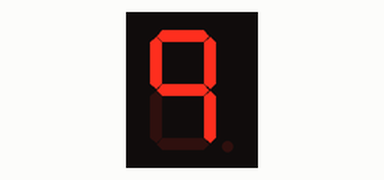
Simulated run of this sketch. Board: Arduino Uno, built with avr-gcc and run on an emulated ATmega328P. Shown: 1-digit seven-segment display. Wiring (inferred from the names in the program): 1-digit 7-segment display, segments lit when HIGH: segments pin 1, pin 2, pin 3, pin 4, pin 5, pin 6, pin 7. The segment pins are drawn as the display they are named for.

Above: at 0.1 s.
At 0.6 s:
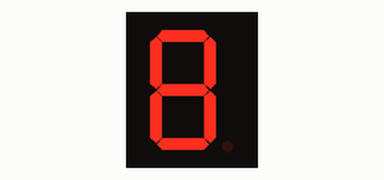
At 1.1 s:
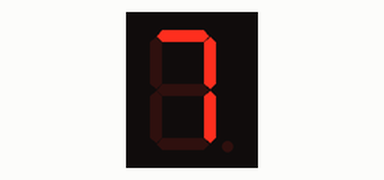
At 2.1 s:
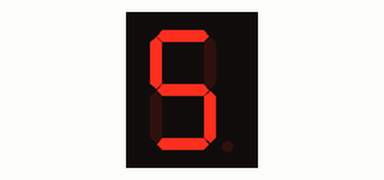
At 3.1 s:
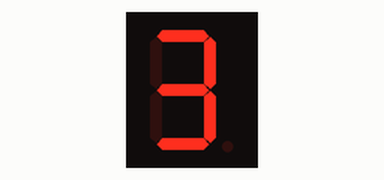
At 4.1 s:
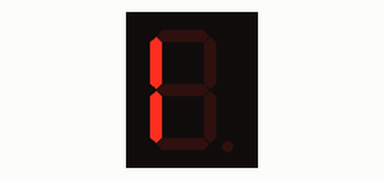

The sketch:

scroll_display.ino
```cpp
int a = 1;
int b = 2;
int c = 3;
int d = 4;
int e = 5;
int f = 6;
int g = 7;
int dp = 8;


void setup() {
  // put your setup code here, to run once:
  pinMode(a, OUTPUT);
  pinMode(b, OUTPUT);
  pinMode(c, OUTPUT);
  pinMode(d, OUTPUT);
  pinMode(e, OUTPUT);
  pinMode(f, OUTPUT);
  pinMode(g, OUTPUT);
}

void loop() {
  // put your main code here, to run repeatedly:
  // to display different names on the dispaly


  //9
  digitalWrite(a, HIGH);
  digitalWrite(b, HIGH);
  digitalWrite(c, HIGH);
  digitalWrite(d, LOW);
  digitalWrite(e, LOW);
  digitalWrite(f, HIGH);
  digitalWrite(g, HIGH);
  delay(500);

  //8
  digitalWrite(a, HIGH);
  digitalWrite(b, HIGH);
  digitalWrite(c, HIGH);
  digitalWrite(d, HIGH);
  digitalWrite(e, HIGH);
  digitalWrite(f, HIGH);
  digitalWrite(g, HIGH);
  delay(500);

  //7
  digitalWrite(a, HIGH);
  digitalWrite(b, HIGH);
  digitalWrite(c, HIGH);
  digitalWrite(d, LOW);
  digitalWrite(e, LOW);
  digitalWrite(f, LOW);
  digitalWrite(g, LOW);
  delay(500);

//6
  digitalWrite(a, HIGH);
  digitalWrite(b, LOW);
  digitalWrite(c, HIGH);
  digitalWrite(d, HIGH);
  digitalWrite(e, HIGH);
  digitalWrite(f, HIGH);
  digitalWrite(g, HIGH);
  delay(500);

  //5
  digitalWrite(a, HIGH);
  digitalWrite(b, LOW);
  digitalWrite(c, HIGH);
  digitalWrite(d, HIGH);
  digitalWrite(e, LOW);
  digitalWrite(f, HIGH);
  digitalWrite(g, HIGH);
  delay(500);

//4
digitalWrite(a, LOW);
  digitalWrite(b, HIGH);
  digitalWrite(c, HIGH);
  digitalWrite(d, LOW);
  digitalWrite(e, LOW);
  digitalWrite(f, HIGH);
  digitalWrite(g, HIGH);
  delay(500);

  //3
  digitalWrite(a, HIGH);
  digitalWrite(b, HIGH);
  digitalWrite(c, HIGH);
  digitalWrite(d, HIGH);
  digitalWrite(e, LOW);
  digitalWrite(f, LOW);
  digitalWrite(g, HIGH);
  delay(500);

  //2
  digitalWrite(a, HIGH);
  digitalWrite(b, HIGH);
  digitalWrite(c, LOW);
  digitalWrite(d, HIGH);
  digitalWrite(e, HIGH);
  digitalWrite(f, LOW);
  digitalWrite(g, HIGH);
  delay(500);

  //1
  digitalWrite(a, LOW);
  digitalWrite(b, LOW);
  digitalWrite(c, LOW);
  digitalWrite(d, LOW);
  digitalWrite(e, HIGH);
  digitalWrite(f, HIGH);
  digitalWrite(g, LOW);
  delay(500);

  //0
  digitalWrite(a, HIGH);
  digitalWrite(b, HIGH);
  digitalWrite(c, HIGH);
  digitalWrite(d, HIGH);
  digitalWrite(e, HIGH);
  digitalWrite(f, HIGH);
  digitalWrite(g, LOW);
  delay(500);
}
```

Measured:
- by itself, everything shown: repeats every 5.0 s, in 10 steps
- what the display in image 1 shows lasts 0.5 s, from 0.5 s to 1.0 s
